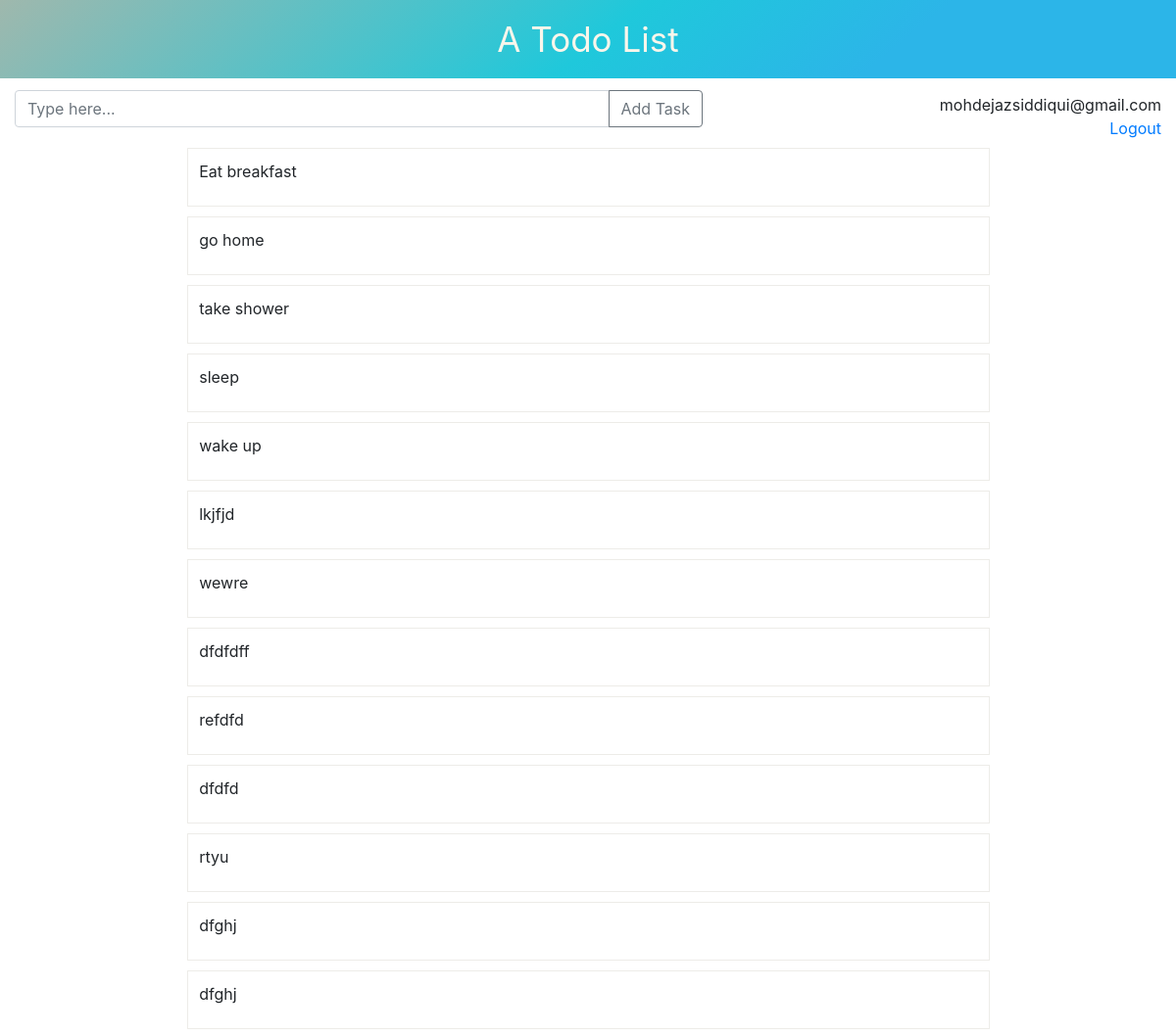
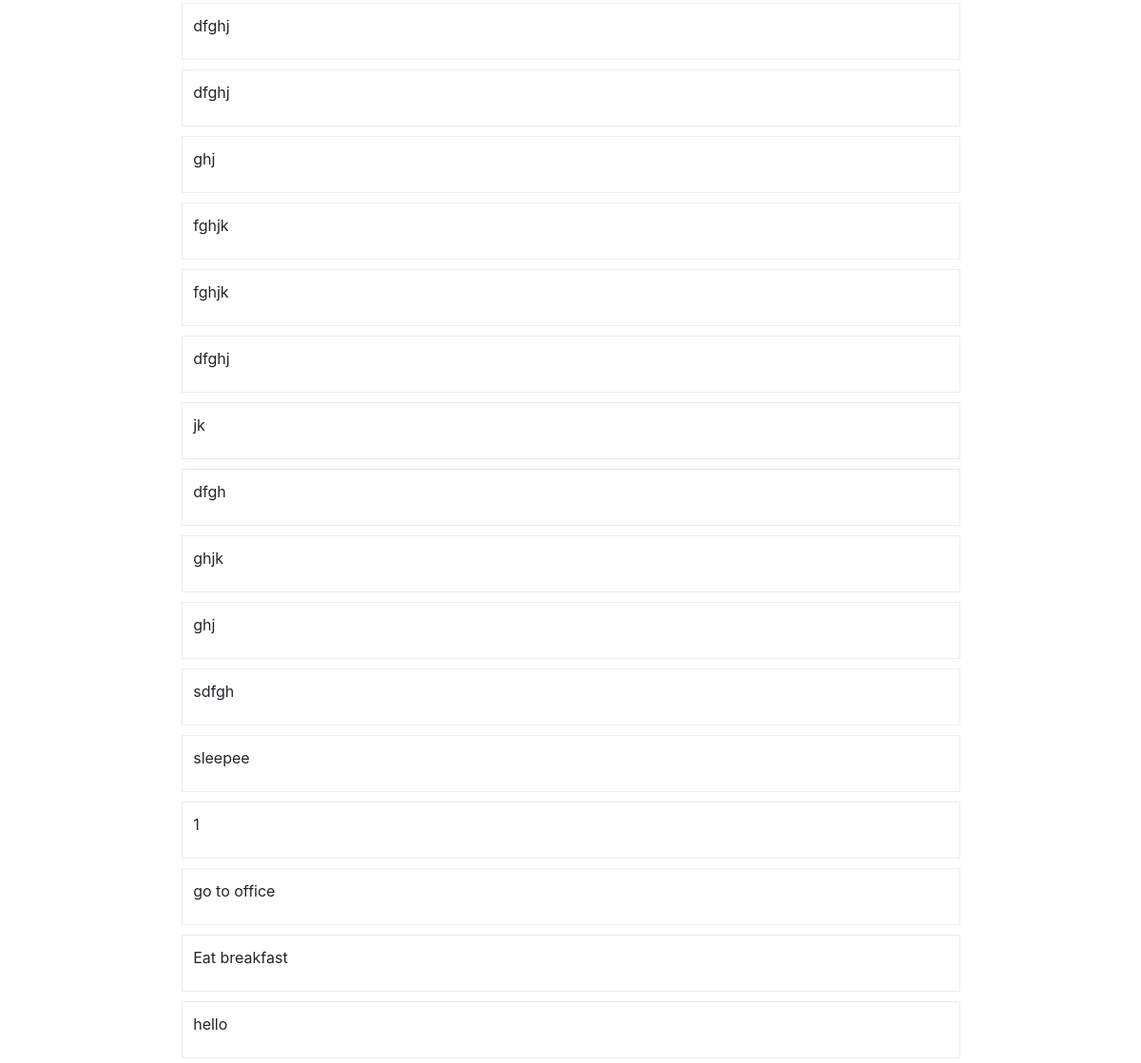
The page /todolist/home/ (signed in) on the database its author committed (2 pictures, top to bottom).
### ztodoapp/models.py (models this page shows)
class Todo(models.Model):
	task = models.CharField(max_length=500)
	user = models.ForeignKey(User, on_delete=models.CASCADE, default=0)
	task_status = models.BooleanField()
	def __repr__(self):
		return '<Todo {} {} {}'.format(
			self.task,
			self.user,
			self.task_status
			)

### ztodoapp/views.py (the view, shortened to what this page needs)
# urls.py: 2. Add a URL to urlpatterns:  path('', views.home, name='home')
def home(request):
	tasks = Todo.objects.filter(user_id=request.user.id)
	print(tasks)
	form = AddTaskForm()
	return render(request, 'todo/home.html', {'tasks': tasks})

### ztodoapp/templates/todo/home.html (shortened to what this page needs)
{% extends 'todo/base.html' %}
{% block body %}
	<div class="add-task-bar">
		<div class='add-task-box'>
			<form action="{% url 'todo:home' %}" method='POST'>
				<div class="input-group mb-3">
				  <input type="text" class="form-control" placeholder="Type here..." aria-label="task" name="task" aria-describedby="button-addon2">
				  <div class="input-group-append">
				    <button class="btn btn-outline-secondary" type="submit" id="button-addon2">Add Task</button>
				  </div>
				</div>
			</form>
		</div>
		<div class="user-info">
			<div>{{ user }}</div>
			<a href="{% url 'todo:logout' %}">Logout</a>
		</div>
	</div>
	<div class="task-container">
		{% for task in tasks %}
			<div class="task-item">{{ task.task }}</div>
		{% endfor %}
	</div>
{% endblock %}

### ztodoapp/static/todo/todo.css (style rules this page uses)
body { margin: 0px; width: 100%; }
.add-task-box { width: 60%; }
.user-info { display: flex; flex-direction: column; justify-content: center; align-items: flex-end; }
.add-task-bar { padding-top: 1%; width: 100%; display: flex; flex-direction: row; justify-content: space-between; align-items: center; }
.task-container { display: flex; flex-direction: column; justify-content: center; align-items: center; }
.task-item { height: 60px; border: 1px solid #edece8; margin: 5px; width: 70%; padding: 1%; }

### rows shown on the page
Todo: task "Eat breakfast"
Todo: task "go home"
Todo: task "take shower"
Todo: task "sleep"
Todo: task "wake up"
Todo: task "lkjfjd"
Todo: task "wewre"
Todo: task "dfdfdff"
Todo: task "refdfd"
Todo: task "dfdfd"
Todo: task "rtyu"
Todo: task "dfghj"
Todo: task "dfghj"
Todo: task "dfghj"
Todo: task "dfghj"
Todo: task "ghj"
Todo: task "fghjk"
Todo: task "fghjk"
Todo: task "dfghj"
Todo: task "jk"
Todo: task "dfgh"
Todo: task "ghjk"
Todo: task "ghj"
Todo: task "sdfgh"
Todo: task "sleepee"
Todo: task "1"
Todo: task "go to office"
Todo: task "Eat breakfast"
Todo: task "hello"

### other values the page prints
{{ user }} "mohdejazsiddiqui@gmail.com"
